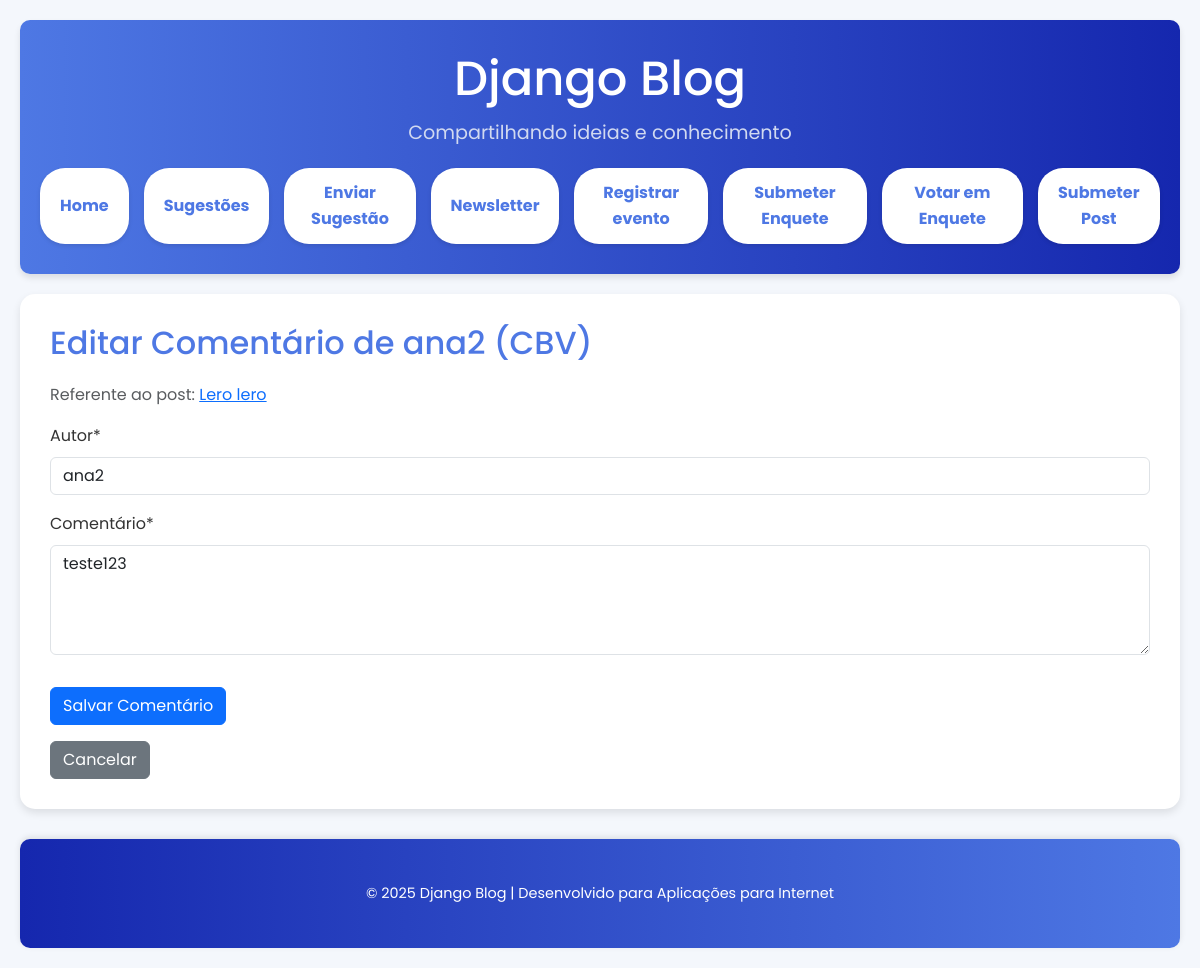
Page /comment-cbv/11/edit/ on the committed database.
### blog/models.py (models this page shows, shortened)
class Post(models.Model):
    title = models.CharField(max_length=255)
    body = models.TextField()
    author = models.ForeignKey(User, on_delete=models.CASCADE, related_name="posts", default=1)
    created_on = models.DateTimeField(auto_now_add=True)
    last_modified = models.DateTimeField(auto_now=True)
    categories = models.ManyToManyField("Category", related_name="posts") #relacionamento entre post e categories
    class Meta:
        ordering = ["-created_on"]
        verbose_name_plural = "Posts"

class Comment(models.Model):
    author = models.CharField(max_length=60, verbose_name="Autor")
    body = models.TextField(verbose_name="Comentário")
    created_on = models.DateTimeField(auto_now_add=True, verbose_name="Data de criação")
    post = models.ForeignKey("Post", on_delete=models.CASCADE, related_name="comments", verbose_name="Post") #relacionamento entre post e comentarios: many-to-one relationship (muitos comentarios podem estar em UM post, mas nao pode ter o mesmo comentario em varios posts)
    is_approved = models.BooleanField(default=False, verbose_name="Aprovado")
    class Meta:
        ordering = ["created_on"]
        verbose_name = "Comentário"
        verbose_name_plural = "Comments"

### blog/views.py (the view, shortened to what this page needs)
# urls.py: path('comment-cbv/<int:pk>/edit/', views.CommentUpdateViewCBV.as_view(), name='comment_update_cbv'),
class CommentUpdateViewCBV(UpdateView):
    model = Comment
    form_class = CommentModelForm
    template_name = 'blog/comment_form.html'
    def get_context_data(self, **kwargs):
        context = super().get_context_data(**kwargs)
        context['post'] = self.object.post
        context['page_title'] = f'Editar Comentário de {self.object.author} (CBV)'
        return context

### blog/forms.py
class CommentModelForm(forms.ModelForm):
    class Meta:
        model = Comment
        fields = ['author', 'body'] # Campos do seu modelo Comment
        widgets = {
            'author': forms.TextInput(
                attrs={"class": "form-control", "placeholder": "Seu Nome"}
            ),
            'body': forms.Textarea(
                attrs={"class": "form-control", "placeholder": "Deixe um comentário!", "rows": 4}
            ),
        }

### blog/templates/blog/comment_form.html (shortened to what this page needs)
{% extends "base.html" %}
{% load crispy_forms_tags %} {% block page_title %}
    <h2>{{ page_title|default:"Formulário de Comentário" }}</h2>
{% endblock page_title %}
{% block page_content %}
    {% if post %} <p class="text-muted">Referente ao post: <a href="{% url 'blog_detail' pk=post.pk %}">{{ post.title }}</a></p>
    {% elif comment.post %} <p class="text-muted">Referente ao post: <a href="{% url 'blog_detail' pk=comment.post.pk %}">{{ comment.post.title }}</a></p>
    {% endif %}
    <form method="post">
        {{ form|crispy }}
        <button type="submit" class="btn btn-primary mt-3">Salvar Comentário</button>
    </form>
    <div class="mt-3">
        {% if comment %} <a href="{% url 'blog_detail' pk=comment.post.pk %}#comment-{{ comment.pk }}" class="btn btn-secondary">Cancelar</a>
        {% elif post %} <a href="{% url 'blog_detail' pk=post.pk %}" class="btn btn-secondary">Cancelar</a>
        {% else %} <a href="{% url 'blog_index' %}" class="btn btn-secondary">Cancelar</a>
        {% endif %}
    </div>
{% endblock page_content %}

### templates/base.html (style rules this page uses)
body { max-width: 1200px; margin: auto; font-family: 'Poppins', sans-serif; background-color: #f4f7fc; color: #333333; line-height: 1.6; padding: 20px; }
main h2 { font-size: 2rem; color: #4e78e4; margin-bottom: 20px; }

### rows in the picture
Post: title "Lero lero"
Comment: author "ana2", body "teste123"

### other values in the picture
{{ page_title|default:"Formulário de Comentário" }} "Editar Comentário de ana2 (CBV)"
